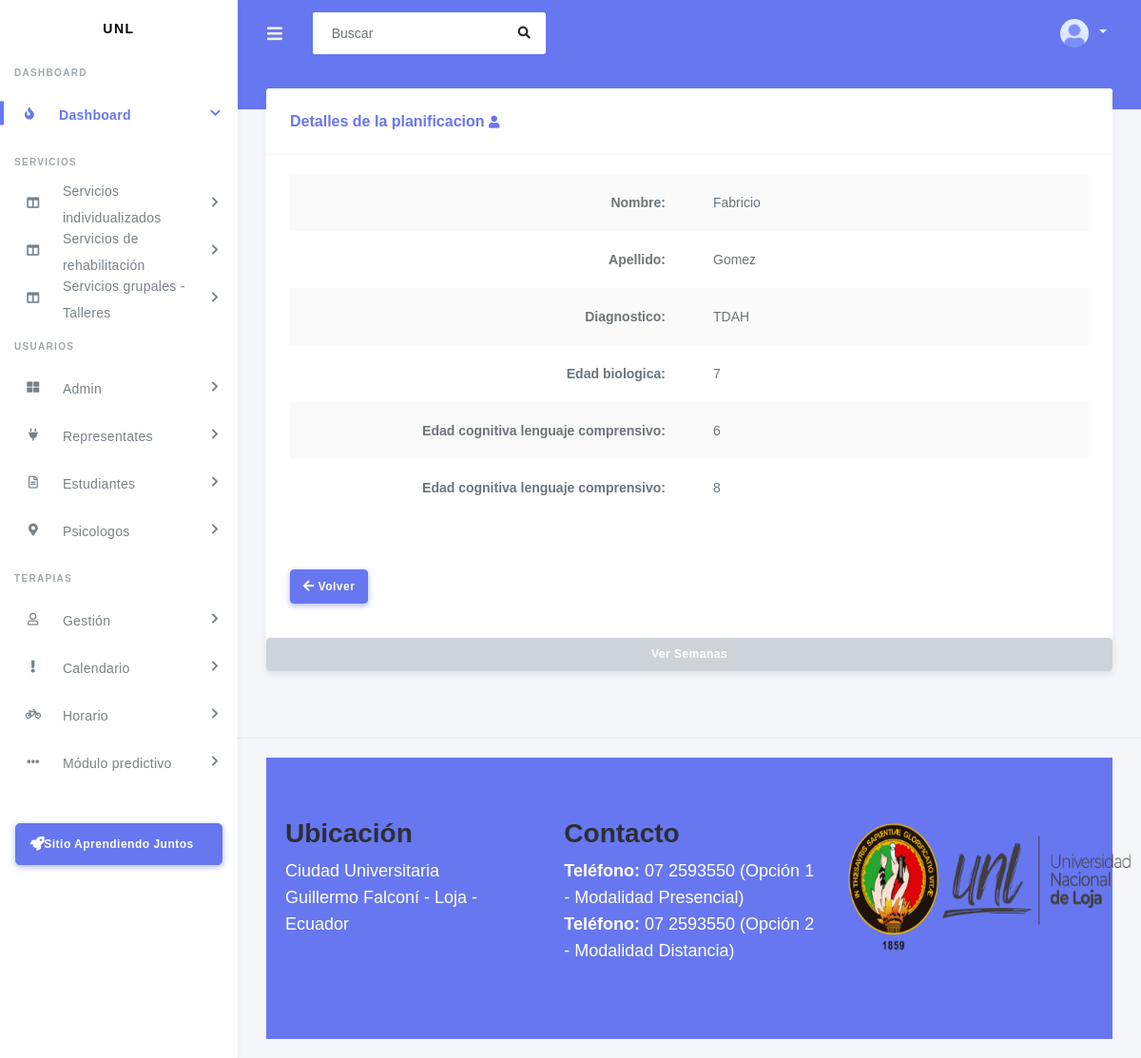
/verPlanificacion/9/, run on the app's committed database.
### app/planificaciones/models.py (models this page shows, shortened)
class Planificacion(models.Model):
    estudiante = models.ForeignKey(Estudiante, on_delete=models.CASCADE)
    diagnostico = models.ForeignKey(Diagnostico, on_delete=models.CASCADE)
    edad_biologica = models.IntegerField()
    edad_cognitiva_lenguaje_verbal = models.IntegerField()
    edad_cognitiva_lenguaje_comprensivo = models.IntegerField()

### app/usuarios/usuario/models.py (models this page shows, shortened)
class Estudiante(models.Model):
    representante = models.ForeignKey(Representante, on_delete=models.CASCADE)
    nombre = models.CharField(max_length=100)
    apellido = models.CharField(max_length=100)
    genero = models.CharField(
        max_length=1,
        choices=GENERO_CHOICES,
        default='F'
    )
    cedula = models.CharField(max_length=10)
    fecha_nacimiento = models.DateField()
    edad = models.PositiveIntegerField()
    año_educacion = models.PositiveIntegerField()
    institucion_educativa = models.CharField(max_length=100)
    fecha = models.DateField()
    motivo = models.TextField(max_length=500)
    class Meta:
        permissions = [
            ("can_create_estudiante", "Can create Estudiante"),
        ]

### app/terapiass/models.py (models this page shows)
class Diagnostico(models.Model):
    nombre_diagnostico = models.CharField(max_length=100, unique=True)
    def __str__(self):
        return self.nombre_diagnostico

### app/planificaciones/views.py (the view)
# urls.py: path('verPlanificacion/<int:pk>/', VerPlanificacionView.as_view(), name='ver_planificacion'),
class VerPlanificacionView(DetailView):
    model = Planificacion
    template_name = 'planificaciones/verPlanificacion.html'
    context_object_name = 'objects'

### templates/planificaciones/verPlanificacion.html (shortened to what this page needs)
{% extends 'layout.html' %}
{% load static %}
{% block content %}
<section class="section">
    <div class="section-body">
        <div class="row">
            <div class="col-12">
                <div class="card">
                    <div class="card-header">
                        <h4>Detalles de la planificacion <i class="fas fa-user"></i></h4>
                    </div>
                    <div class="card-body">
                        <div class="table-responsive">
                            <table class="table table-striped">
                                <tr>
                                    <th>Nombre:</th>
                                    <td>{{ object.estudiante.nombre }}</td>
                                </tr>
                                <tr>
                                    <th>Apellido:</th>
                                    <td>{{ object.estudiante.apellido }}</td>
                                </tr>
                                <tr>
                                    <th>Diagnostico:</th>
                                    <td>{{ object.diagnostico }}</td>
                                </tr>
                                <tr>
                                    <th>Edad biologica:</th>
                                    <td>{{ object.edad_biologica }}</td>
                                </tr>
                                <tr>
                                    <th>Edad cognitiva lenguaje comprensivo:</th>
                                    <td>{{ object.edad_cognitiva_lenguaje_verbal }}</td>
                                </tr>
                                <tr>
                                    <th>Edad cognitiva lenguaje comprensivo:</th>
                                    <td>{{ object.edad_cognitiva_lenguaje_comprensivo }}</td>
                                </tr>
                            </table>
                        </div>
                    </div>
                    <div class="card-footer">
                        <a href="{% url 'listar_planificacion' %}" class="btn btn-primary"><i class="fas fa-arrow-left"></i> Volver</a>
                    </div>
                    <a href="#" class="btn btn-secondary mt-3">Ver Semanas</a>
                </div>
            </div>
        </div>
    </div>
</section>
{% endblock content %}

### templates/planificaciones/verPlanificacion.html (style rules this page uses)
.card { margin-top: 20px; }
table { width: 100%; }
th { width: 50%; text-align: right; vertical-align: top; }
td { width: 70%; padding-left: 10px; }

### templates/footer.html (style rules this page uses)
body { font-family: Arial, sans-serif; }
.row { display: flex; flex-wrap: wrap; }

### data on the page
Planificacion: estudiante.nombre "Fabricio", estudiante.apellido "Gomez", diagnostico "TDAH", edad_biologica "7", edad_cognitiva_lenguaje_verbal "6", edad_cognitiva_lenguaje_comprensivo "8"
